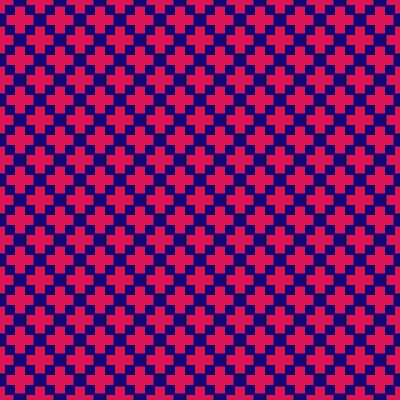
Frame 1 (no input)
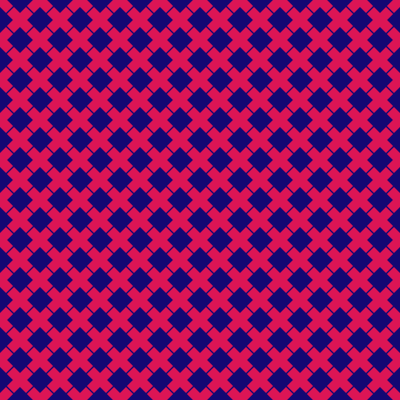
Frame 60 (no input)
Frame 120 (the mouse pressed at the canvas centre since frame 60): identical to frame 1, image omitted

The p5.js sketch that drew these frames (run headless with seeded random() and noise() and a simulated clock; from frame 60 on, the mouse is pressed at the canvas centre):

// p5.js sketch
// ── sketch.js
function setup() {
	createCanvas(400, 400);
	rectMode(CENTER);
}

function easing(t) {
	return t<.5 ? 16*t*t*t*t*t : 1+16*(--t)*t*t*t*t
}

function draw() {
	background(19, 7, 115);
	fill(220, 21, 85);
	noStroke();
	
	let t = (millis() % 4000)
	let rt = easing(map(t % 1000, 0, 999, 0, 1))
	rt = rt * PI/4;
	if (t >= 1000) rt += PI/4;
	if (t >= 2000) rt += PI/4;
	if (t >= 3000) rt += PI/4;
			
	for (let i = 0; i < 20; ++i) {
		for (let j = 0; j < 21; ++j) {
			push();
			translate(40*i + (j%2)*20, 20*j)
			rotate(rt);
			rect(0, 0, 	10, 27);
			rect(0, 0, 27, 10);
			pop();
		}
	}
}
